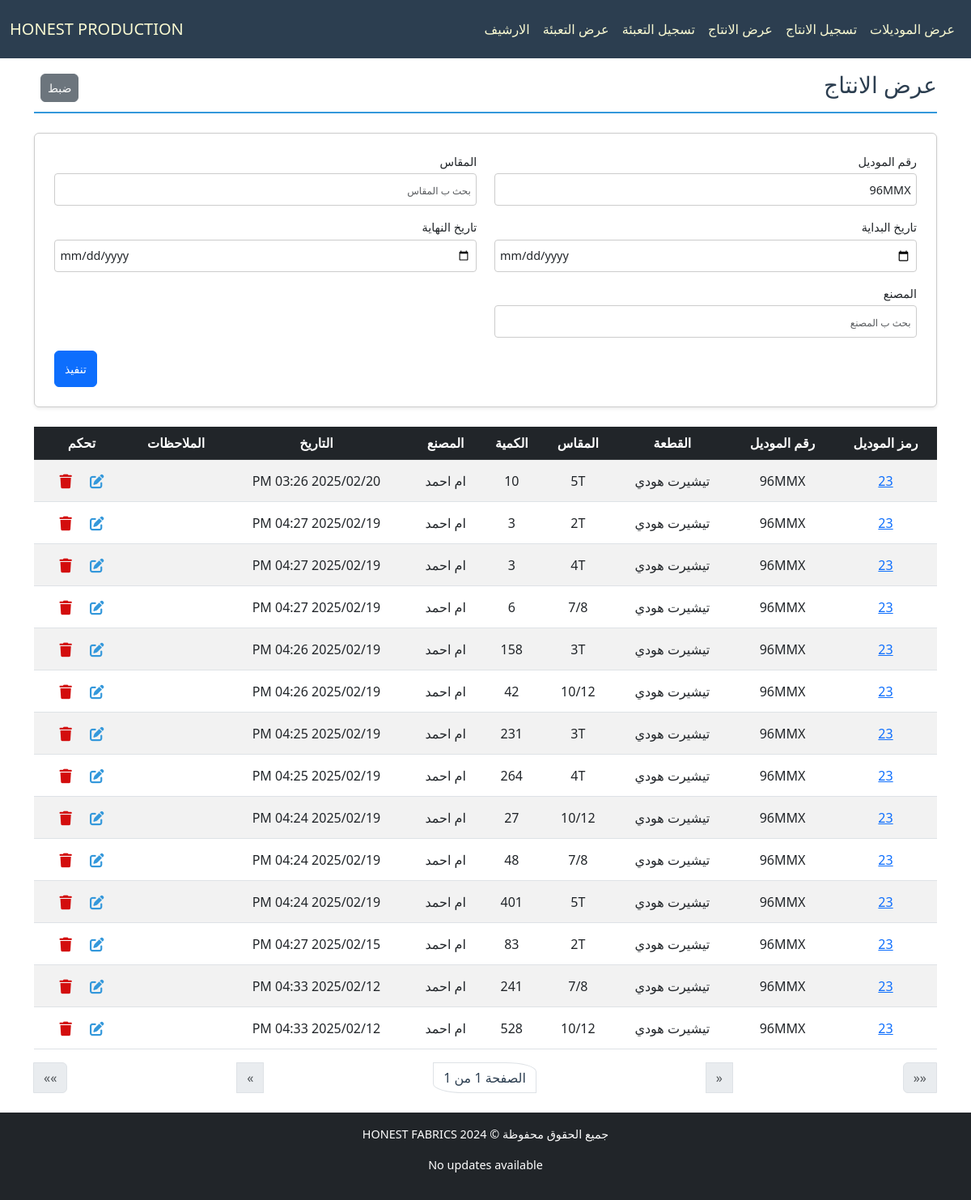
The app's page /production/production-list?model_number=96MMX, older data.
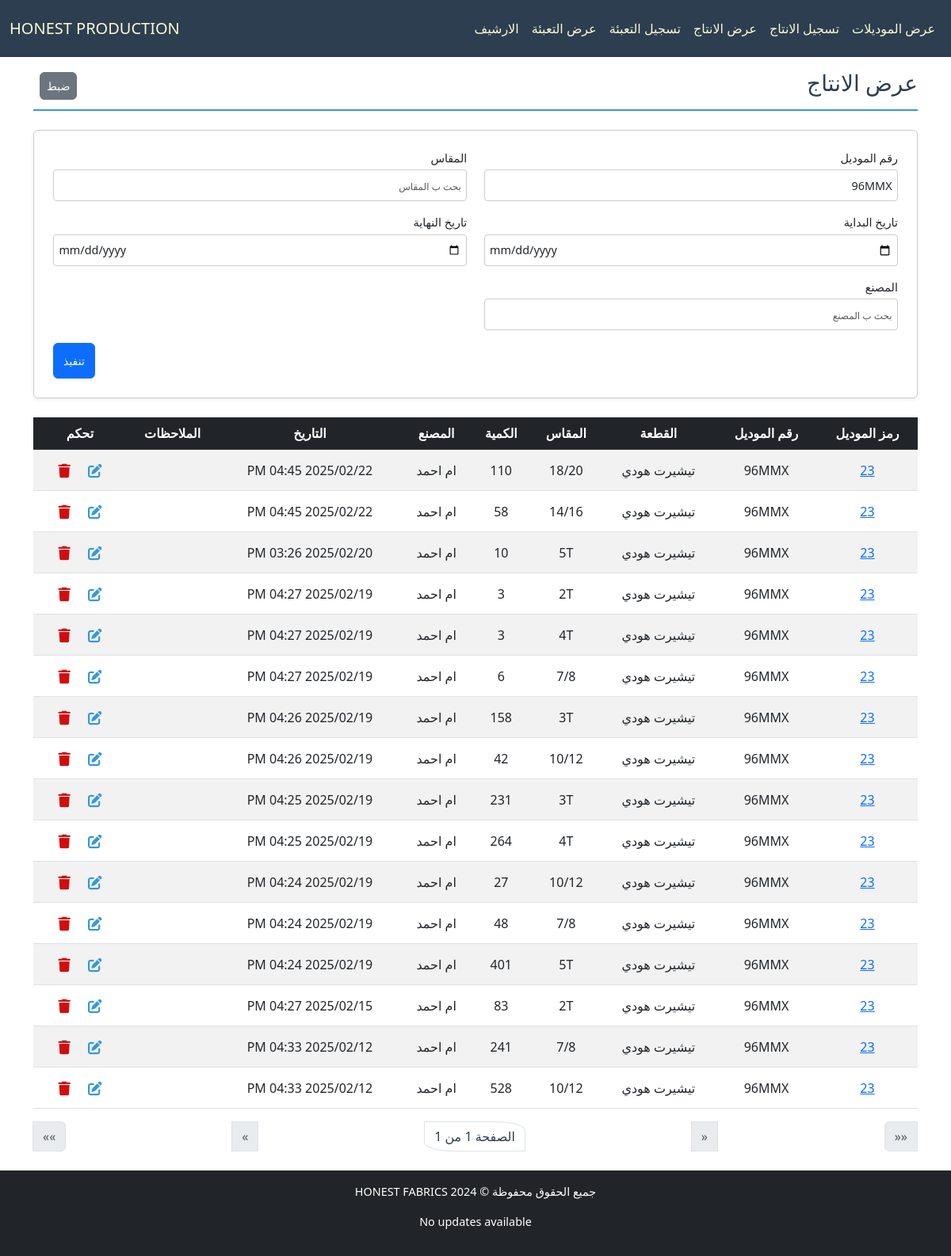
The same page, newer data.
### production/models.py (models this page shows, shortened)
class ProductionPiece(models.Model):
    piece = models.ForeignKey(Piece, verbose_name="القطعة", on_delete=models.CASCADE, related_name="productions")
    created_at = models.DateTimeField(verbose_name="تاريخ الإنشاء", default=now)
    used_amount = models.IntegerField(verbose_name="الكمية للانتاج", default=0, blank=True)
    factory = models.CharField(max_length=50, verbose_name="المصنع", blank=True)
    comment = models.CharField(max_length=100, verbose_name="الملاحظات", blank=True)
    class Meta:
        ordering = ['-created_at']

class Piece(models.Model):
    model = models.ForeignKey(Model, verbose_name="الموديل", on_delete=models.CASCADE, related_name="pieces")
    type = models.CharField(max_length=50, verbose_name="النوع", blank=True)
    size = models.CharField(max_length=50, verbose_name="المقاس", blank=True)
    available_amount = models.IntegerField(verbose_name="الكمية المتبقية", blank=True, default=0)
    used_amount = models.IntegerField(verbose_name="الكمية المستخدمة", default=0, blank=True)
    class Meta:
        ordering = ['size', 'type']

class Model(models.Model):
    id = models.AutoField(primary_key=True, verbose_name="الرمز")
    model_number = models.CharField(max_length=50, verbose_name="رقم الموديل", unique=True)
    created_at = models.DateTimeField(verbose_name="تاريخ الإنشاء", default=now)
    ended_at = models.DateTimeField(verbose_name="تاريخ الانتهاء", blank=True, null=True)
    shipped_at = models.DateTimeField(verbose_name="تاريخ الشحن", blank=True, null=True)
    is_archive = models.BooleanField(default=False)
    is_shipped = models.BooleanField(default=False)
    available_carton = models.IntegerField(verbose_name="الكراتين المتبقية", blank=True, default=0)
    used_carton = models.IntegerField(verbose_name="الكراتين المستخدمة", blank=True, default=0)
    class Meta:
        ordering = ["-created_at"]

### production/views.py (the view)
# urls.py: path('production-list', ProductionListingView.as_view(), name='production_list_view'),
class ProductionListingView(ListView):
    template_name = "production/list_production.html"
    model = ProductionPiece
    paginate_by = 30
    filter_fields = ["model_number", "type", "size", "start_date", "end_date", "factory"]
    def parse_date(self, date_str):
        try:
            normalized_date = date_str.replace("\\", "/")
            return datetime.strptime(normalized_date, "%Y-%m-%d")
        except (ValueError, AttributeError):
            return None
    def get_queryset(self):
        queryset = super().get_queryset()
        filters = Q()
        model_number = self.request.GET.get("model_number")
        if model_number:
            filters &= Q(piece__model__model_number__icontains=model_number)
        size = self.request.GET.get("size")
        if size:
            filters &= Q(piece__size__icontains=size)
        type = self.request.GET.get("type")
        if type:
            filters &= Q(piece__type__icontains=type)
        factory = self.request.GET.get("factory")
        if factory:
            filters &= Q(factory__icontains=factory)
        start_date = self.parse_date(self.request.GET.get("start_date"))
        end_date = self.parse_date(self.request.GET.get("end_date"))
        if start_date:
            filters &= Q(created_at__gte=start_date)
        if end_date:
            filters &= Q(created_at__lte=end_date)
        return queryset.filter(filters)
    def get_context_data(self, **kwargs):
        context = super().get_context_data(**kwargs)
        context["filter_fields"] = [
            {"field_name": "model_number", "verbose_name": "رقم الموديل", "value": self.request.GET.get("model_number", "")},
            {"field_name": "size", "verbose_name": "المقاس", "value": self.request.GET.get("size", "")},
            {"field_name": "start_date", "verbose_name": "تاريخ البداية", "value": self.request.GET.get("start_date", "")},
            {"field_name": "end_date", "verbose_name": "تاريخ النهاية", "value": self.request.GET.get("end_date", "")},
            {"field_name": "factory", "verbose_name": "المصنع", "value": self.request.GET.get("factory", "")},
        ]
        return context

### production/templates/production/list_production.html (shortened to what this page needs)
{% extends "cloth/layout.html" %}
{% load math_filters %}
{% block home_page %}
<a class="navbar-brand" href="{% url 'model_list_view' %}">HONEST PRODUCTION</a>
{% endblock %}
{% block navbar_links_small %}
{% include "production/nav_links.html" %}
{% endblock %}
{% block body %}
    <div class="pt-4 section-title d-flex justify-content-between align-items-center">
        <h2>عرض الانتاج</h2>
        <div class="ps-2">
            <a href="{% url 'production_list_view' %}" class="px-2 btn btn-secondary">ضبط</a>
        </div>
    </div>
    <form method="get" class="filter-form-flex mb-4 p-4 rounded shadow-sm">
        {% for filter_field in filter_fields %}
        <div class="form-group mb-3">
            <label for="filter_{{ forloop.counter }}" class="form-label">{{ filter_field.verbose_name }}</label>
            <input
                type="{% if filter_field.field_name in 'start_date end_date' %}date{% else %}text{% endif %}"
                id="filter_{{ forloop.counter }}"
                name="{{ filter_field.field_name }}"
                placeholder="بحث ب {{ filter_field.verbose_name }}"
                class="form-control"
                value="{{ filter_field.value }}">
        </div>
        {% endfor %}
        <div class="submit-container">
            <button type="submit" class="btn btn-primary submit-btn">تنفيذ</button>
        </div>
    </form>
    <div class="table-responsive">
        <table class="table table-striped table-hover">
            <thead class="table-dark">
                <tr>
                    <th>رمز الموديل</th>
                    <th>رقم الموديل</th>
                    <th>القطعة</th>
                    <th>المقاس</th>
                    <th>الكمية</th>
                    <th>المصنع</th>
                    <th>التاريخ</th>
                    <th>الملاحظات</th>
                    <th>تحكم</th>
                </tr>
            </thead>
            <tbody>
                {% for production_item in object_list %}
                <tr class="clickable-row" data-detail_url="{% url 'model_detail_view' production_item.piece.model.id %}">
                    <td>
                        <a href="{% url 'model_detail_view' production_item.piece.model.id %}">{{ production_item.piece.model.id }}</a>
                    </td>
                    <td>{{ production_item.piece.model.model_number }}</td>
                    <td>{{ production_item.piece.type }}</td>
                    <td>{{ production_item.piece.size }}</td>
                    <td>{{ production_item.used_amount }}</td>
                    <td>{{ production_item.factory }}</td>
                    <td dir="rtl">{{ production_item.created_at|date:"Y/m/d h:i A" }}</td>
                    <td style="overflow-x:auto; max-width:100px; ">{{ production_item.comment }}</td>
                    <td>
                        <a class="px-2 btn" href="{% url 'productionpiece_edit' production_item.id %}">
                        </a>
                        <a class="px-2 btn" href="{% url 'productionpiece_delete' production_item.id %}">
                            </a>
                    </td>
                </tr>
                {% empty %}
                <tr>
                    <td colspan="9" class="text-center">لا يوجد عناصر</td>
                </tr>
                {% endfor %}
            </tbody>
        </table>
    </div>
    <nav aria-label="Page navigation">
        <ul class="pagination justify-content-between">
            <li class="page-item {% if not page_obj.has_next %}disabled{% endif %}">
                {% if page_obj.has_next %}
                <a class="page-link" href="?page={{ page_obj.paginator.num_pages }}{% for key, value in request.GET.items %}{% if key != 'page' %}&{{ key }}={{ value|urlencode }}{% endif %}{% endfor %}" aria-label="Last">
                    <span aria-hidden="true">&laquo;&laquo;</span>
                </a>
                {% else %}
                <span class="page-link" aria-disabled="true">
                    <span aria-hidden="true">&laquo;&laquo;</span>
                </span>
                {% endif %}
            </li>
            <li class="page-item {% if not page_obj.has_next %}disabled{% endif %}">
                {% if page_obj.has_next %}
                <a class="page-link" href="?page={{ page_obj.next_page_number }}{% for key, value in request.GET.items %}{% if key != 'page' %}&{{ key }}={{ value|urlencode }}{% endif %}{% endfor %}" aria-label="Next">
                    <span aria-hidden="true">&laquo;</span>
                </a>
                {% else %}
                <span class="page-link" aria-disabled="true">
                    <span aria-hidden="true">&laquo;</span>
                </span>
                {% endif %}
            </li>
            <li class="page-item pagination_page_li">
                <span class="page-link">الصفحة {{ page_obj.number }} من {{ page_obj.paginator.num_pages }}</span>
            </li>
            <li class="page-item {% if not page_obj.has_previous %}disabled{% endif %}">
                {% if page_obj.has_previous %}
                <a class="page-link" href="?page={{ page_obj.previous_page_number }}{% for key, value in request.GET.items %}{% if key != 'page' %}&{{ key }}={{ value|urlencode }}{% endif %}{% endfor %}" aria-label="Previous">
                    <span aria-hidden="true">&raquo;</span>
                </a>
                {% else %}
                <span class="page-link" aria-disabled="true">
                    <span aria-hidden="true">&raquo;</span>
                </span>
                {% endif %}
            </li>
            <li class="page-item {% if not page_obj.has_previous %}disabled{% endif %}">
                {% if page_obj.has_previous %}
                <a class="page-link" href="?page=1{% for key, value in request.GET.items %}{% if key != 'page' %}&{{ key }}={{ value|urlencode }}{% endif %}{% endfor %}" aria-label="First">
                    <span aria-hidden="true">&raquo;&raquo;</span>
                </a>
                {% else %}
                <span class="page-link" aria-disabled="true">
                    <span aria-hidden="true">&raquo;&raquo;</span>
                </span>
                {% endif %}
            </li>
    </ul>
</nav>
{% endblock body %}

### cloth/templates/cloth/layout.html (shortened to what this page needs)
{% load static %}
<!DOCTYPE html>
<html lang="ar" dir="rtl">
<head>
    <link href="https://cdn.jsdelivr.net/npm/bootstrap@5.3.0/dist/css/bootstrap.min.css" rel="stylesheet">
    <link rel="stylesheet" href="https://cdnjs.cloudflare.com/ajax/libs/font-awesome/6.7.1/css/all.min.css" />
    <link rel="stylesheet" href={% static "cloth/styles.css" %}>
</head>
<body>
    <nav id="navbar"  class="navbar bg-body-tertiary fixed-top">
        <div class="container-fluid">
            <div class="d-none d-lg-flex">
                <ul class="navbar-nav me-auto mb-2 mb-lg-0 d-flex flex-row">
                    {% block navbar_links_small %}
                    {% endblock %}
                </ul>
            </div>
            {% block home_page %}
            {% endblock %}
        </div>
    </nav>
    <div class="body-div container">
        {% block body %}{% endblock body %}
    </div>
    <footer class="footer bg-dark text-white text-center py-3">
        <p>جميع الحقوق محفوظة © HONEST FABRICS 2024</p>
        {% if update %}
            <p>Latest update at: {{update}}</p>
        {% else %}
            <p>No updates available</p>
        {% endif %}
    </footer>
    <link href="https://cdn.jsdelivr.net/npm/bootstrap@5.3.0/dist/css/bootstrap.min.css" rel="stylesheet">
</body>
</html>

### production/templates/production/nav_links.html
<li class="p-2 nav-item">
    <a class="nav-link active" aria-current="page" href="{% url 'model_list_view' %}">عرض الموديلات</a>
</li>
<li class="p-2 nav-item">
    <a class="nav-link active" aria-current="page" href="{% url 'production_form' %}">تسجيل الانتاج</a>
</li>
<li class="p-2 nav-item">
    <a class="nav-link active" aria-current="page" href="{% url 'production_list_view' %}">عرض الانتاج</a>
</li>
<li class="p-2 nav-item">
    <a class="nav-link active" aria-current="page" href="{% url 'packing_form' %}">تسجيل التعبئة</a>
</li>
<li class="p-2 nav-item">
    <a class="nav-link active" aria-current="page" href="{% url 'packing_list_view' %}">عرض التعبئة</a>
</li>
<li class="p-2 nav-item">
    <a class="nav-link active" aria-current="page" href="{% url 'archived_model_list_view' %}">الارشيف</a>
</li>

### cloth/static/cloth/styles.css (style rules this page uses)
:root { --primary-color: #3498db; --light-blue: #3db1ff5e; --secondary-color: #2c3e50; --success-color: #2ecc71; --danger-color: #e74c3c; --warning-color: #f1c40f; --light-bg: #f8f9fa; --dark-bg: #343a40; --light-text: lightgoldenrodyellow; --golden-text: rgb(255, 255, 0); --border-color: #dee2e6; --white-color: #ffffff; }
*, *::before, *::after { box-sizing: border-box; }
ul, div { padding: 0; margin: 0; }
body { background-color: var(--light-bg); margin-top: 80px; margin-inline: 0; font-family: 'Segoe UI', Tahoma, Geneva, Verdana, sans-serif; line-height: 1.6; font-size: 16px; }
.body-div { margin: 2%; margin-top: 8vh; max-width: 98%; min-height: 81vh; }
#navbar, #navbar-menu-body { background-color: var(--secondary-color) !important; }
#navbar, #navbar a, #navbar-menu-body, #navbar-menu-body a { color: var(--light-text) !important; }
.section-title { color: var(--secondary-color); border-bottom: 2px solid var(--primary-color); padding-bottom: 0.5rem; margin-bottom: 1.5rem; font-weight: bold; }
.table { border-collapse: separate; border-spacing: 0; border-radius: 8px; width: 100%; }
.table th, .table td { text-align: center; vertical-align: middle; padding: 10px; }
.table-striped tbody tr:nth-of-type(odd) { background-color: var(--light-bg); }
.table-dark th { background-color: var(--secondary-color); color: var(--light-text); }
.table-responsive { overflow-x: auto; }
.table-responsive table th, .table-responsive table td { white-space: nowrap; min-width: fit-content; }
.table-responsive table { width: 100%; table-layout: auto; }
.footer { margin-top: 20px; text-align: center; padding: 1rem; font-size: 0.9rem; }
.filter-form-flex { display: flex; flex-wrap: wrap; padding: 1rem; border: 1px solid #ccc; border-radius: 8px; background-color: #fff; justify-content: space-between; column-gap: 2px; direction: rtl; }
.filter-form-flex .form-group { display: flex; flex-direction: column; margin-bottom: 5px; width: 49%; }
.filter-form-flex .form-label { font-size: 0.9rem; margin-bottom: 0.25rem; }
.filter-form-flex .form-control { border: 1px solid #ccc; border-radius: 4px; padding: 0.4rem; font-size: 0.9rem; }
.filter-form-flex input[type="text"], .filter-form-flex input[type="number"], .filter-form-flex input[type="date"] { width: 100%; height: 40px; }
.submit-container { display: flex; justify-content: flex-end; width: 100%; }
.filter-form-flex .submit-btn { width: auto; height: 45px; font-size: 1rem; }
.pagination_page_li span { color: var(--secondary-color); border-top-right-radius: 30%; border-bottom-left-radius: 30%; }
@media (max-width: 1200px) { body { font-size: 15px; } }
@media (max-width: 1200px) { h4.section-title, h2 { font-size: 28px !important; } }
@media (max-width: 1200px) { p.lead, .oped_details_btn, .btn { font-size: 14px !important; } }
@media (max-width: 1200px) { ::placeholder { font-size: 12px !important; } }

Row changes from the older to the newer data that the page shows:
added ProductionPiece: piece.model.id "23", piece.model.model_number "96MMX", piece.type "تيشيرت هودي", piece.size "18/20", used_amount "110", factory "ام احمد", created_at "2025/02/22 04:45 PM"
added ProductionPiece: piece.model.id "23", piece.model.model_number "96MMX", piece.type "تيشيرت هودي", piece.size "14/16", used_amount "58", factory "ام احمد", created_at "2025/02/22 04:45 PM"
